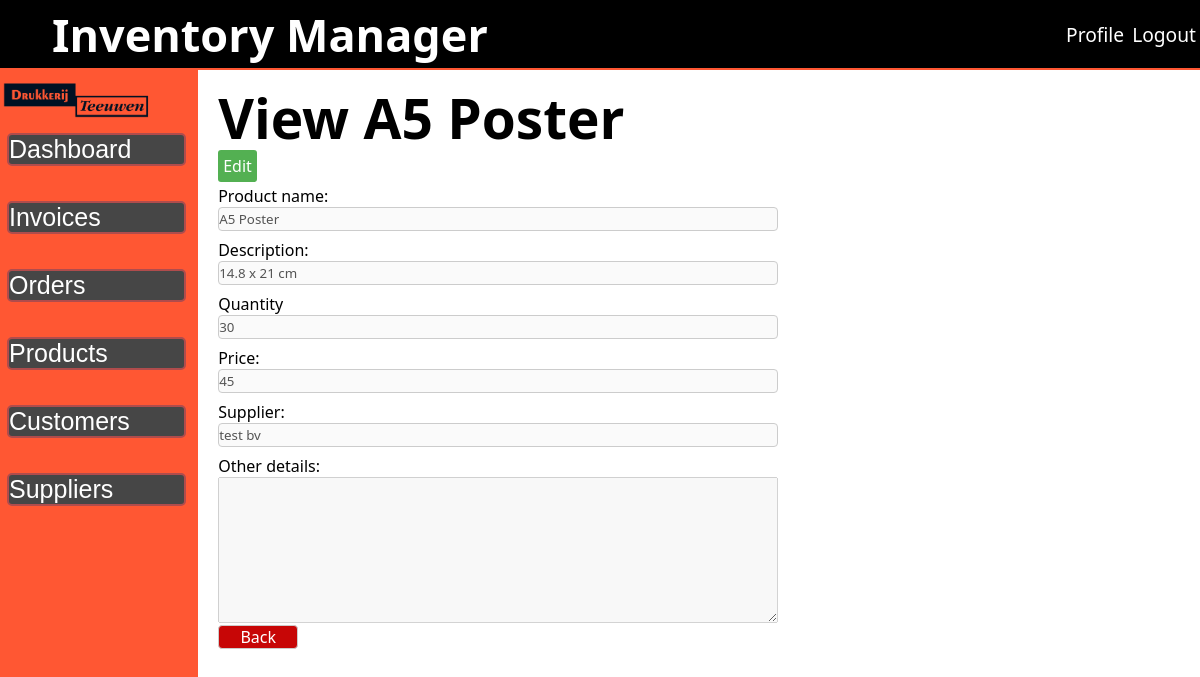
The app's page /public/view-product.php?id=147 (signed in), older data.
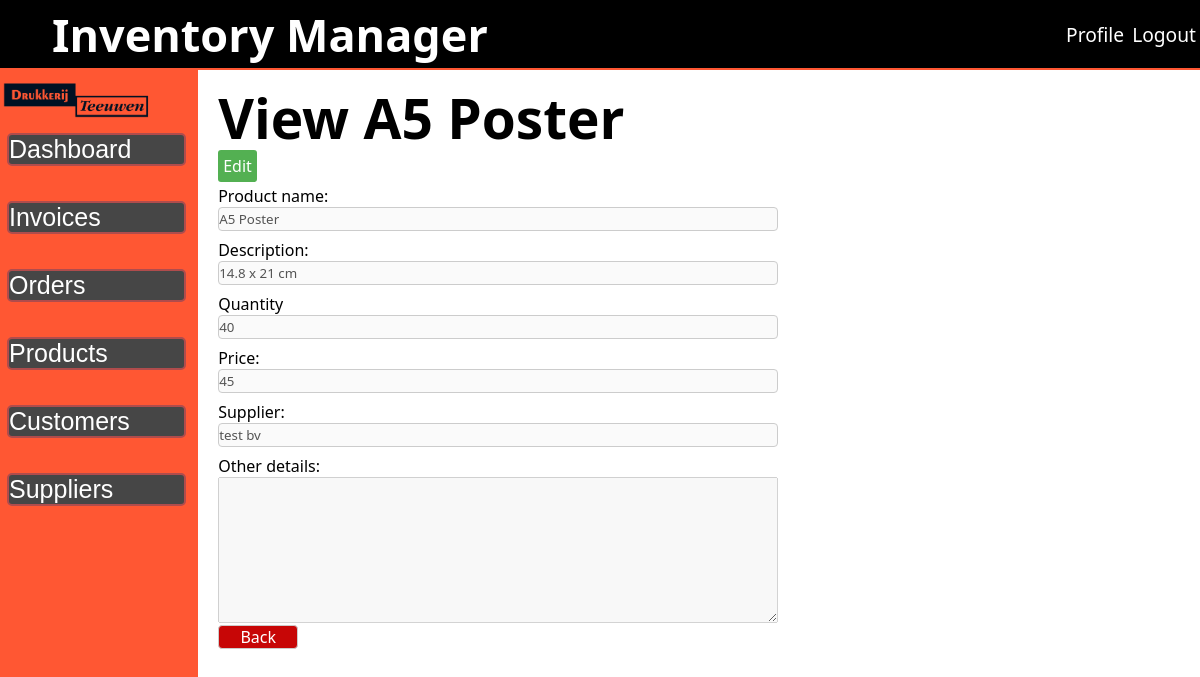
The same page, newer data.
### tables this page shows
CREATE TABLE `products` (
  `id` int(11) NOT NULL,
  `product_name` varchar(50) NOT NULL,
  `product_description` varchar(100) DEFAULT NULL,
  `product_quantity` int(11) NOT NULL,
  `product_price` float NOT NULL,
  `other_details` text DEFAULT NULL,
  `supplier_id` int(11) DEFAULT NULL,
  `date` date NOT NULL DEFAULT current_timestamp()
);

CREATE TABLE `suppliers` (
  `id` int(11) NOT NULL,
  `name` varchar(90) NOT NULL,
  `number` varchar(20) NOT NULL,
  `email` varchar(200) NOT NULL,
  `street` varchar(90) NOT NULL,
  `postcode` varchar(8) NOT NULL,
  `city` varchar(90) NOT NULL,
  `country` varchar(90) NOT NULL,
  `dateTime` datetime NOT NULL DEFAULT current_timestamp()
);

### public/view-product.php (the view, shortened to what this page needs)
<?php
require_once '../src/inc/session_check.php';
$id = $_GET['id'];
$sql = "SELECT * FROM products INNER JOIN suppliers ON products.supplier_id=suppliers.id  WHERE products.id='$id'";
$result = $con->query($sql);
$row = $result->fetch_assoc();
?>
<h1>View
    <?php echo $row['product_name']; ?>
</h1>
<a class="edit-data" href="editProduct.php?id=<?php echo $id; ?>">Edit</a>
<div class="form-container">
    <form action="">
        <label for="">Product name:</label>
        <input type="text" value="<?php echo $row['product_name']; ?>" disabled>
        <label for="">Description:</label>
        <input type="text" value="<?php echo $row['product_description']; ?>" disabled>
        <label for="">Quantity</label>
        <input type="text" value="<?php echo $row['product_quantity']; ?>" disabled>
        <label for="">Price:</label>
        <input type="text" value="<?php echo $row['product_price']; ?>" disabled>
        <label for="">Supplier:</label>
        <input type="text" value="<?php echo $row['name']; ?>" disabled>
        <label for="">Other details:</label>
        <textarea name="other_details" rows="8" disabled><?php echo $row['other_details']; ?></textarea>
        <a class="cancel-button" href="products.php">Back</a>
    </form>
</div>

Row changes from the older to the newer data that the page shows:
changed products "A5 Poster": product_quantity "30" → "40"
